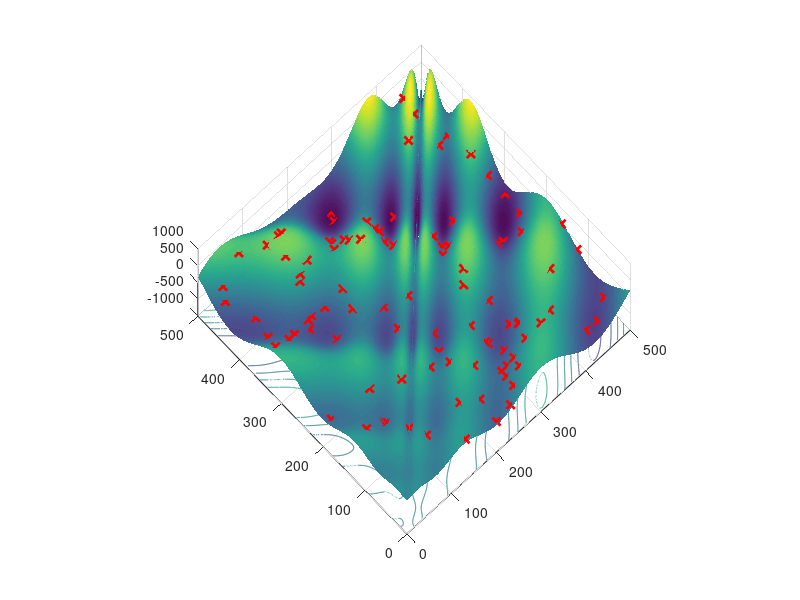

MATLAB code to generate this figure:
function eggholderEA()
  alpha = 0.05;     % Mutation probability
  lambda = 100;     % Population and offspring size
  k = 3;            % Tournament selection
  intMax = 500;     % Boundary of the domain, not intended to be changed.

  %% Initialize population
  population = intMax * rand(lambda, 2);

  plotPopulation(population, 0)

  return
  for i = 1 : 20
    %% The evolutionary algorithm
    selected = selection(population, k);
    offspring = crossover(selected);
    joinedPopulation = [mutation(offspring, alpha); population];
    population = elimination(joinedPopulation, lambda);

    %% Show progress
    display(sprintf('Mean fitness: %e', mean(objf(population))))

    plotPopulation(population, i)
  end

% Compute the objective function at the vector of (x,y) values.
function [f] = objf(x)
  sas = sqrt(abs(x(:,1)+x(:,2)));
  sad = sqrt(abs(x(:,1)-x(:,2)));
  f = -x(:,2).*sin(sas) - x(:,1).*sin(sad);
end

% Plot the population.
function plotPopulation(population, i)
  x = linspace(0,intMax,500)';
  y = linspace(0,intMax,500)';
  F = -y' .* sin(sqrt(abs(x + y'))) -x .* sin(sqrt(abs(x - y')));

  surfc(x, y, F', 'FaceLighting', 'gouraud', 'EdgeColor', 'none', 'FaceAlpha', 0.95)
  hold on
  for j = 1 : lambda
     plot3(population(j,1), population(j,2), objf(population(j,:))+1e-1, 'rx', 'LineWidth', 2)
     campos([    -3.651359848873533e+02    -4.073576307439369e+02     1.599738318114707e+04]);
     hold all;
  end
  hold off;
  drawnow;

  % Enable this if you want to print the plots to a file
%     title(sprintf('Mean fitness: %e', mean(objf(population))))
%     set(gcf,'color','w');
%     frame = getframe(1);
%     im = frame2im(frame);
%     [imind,cm] = rgb2ind(im,256);
%     imwrite(imind,cm,sprintf('EvolutionaryAlgorithmZZZ%d.png', i),'png');
%     pause;
  % Run the following command in the terminal to create gifs:
  % ffmpeg -framerate 5 -i EvolutionaryAlgorithm%d.png output.gif
end

% Perform k-tournament selection to select pairs of parents.
function [selected] = selection(population, k)
  selected = zeros(2*lambda, 2);
  for ii = 1 : 2*lambda
    ri = randperm(lambda, k);
    [~, mi] = min( objf(population(ri, :)) );
    selected(ii,:) = population(ri(mi),:);
  end
end

% Perform crossover as in the slides.
function [offspring] = crossover(selected)
  weights = 3*rand(lambda,2) - 1;
  offspring = zeros(lambda, 2);
  for ii = 1 : size(offspring,1)
    offspring(ii,1) = min(intMax,max(0,selected(2*ii-1, 1) + weights(ii,1)*(selected(2*ii, 1)-selected(2*ii-1, 1))));
    offspring(ii,2) = min(intMax,max(0,selected(2*ii-1, 2) + weights(ii,2)*(selected(2*ii, 2)-selected(2*ii-1, 2))));
  end
end

% Perform mutation, adding a random Gaussian perturbation.
function [offspring] = mutation(offspring, alpha)
  ii = find(rand(size(offspring,1),1) <= alpha);
  offspring(ii,:) = offspring(ii,:) + 10*randn(length(ii),2);
  offspring(ii,1) = min(intMax, max(0, offspring(ii,1)));
  offspring(ii,2) = min(intMax, max(0, offspring(ii,2)));
end

% Eliminate the unfit candidate solutions.
function [survivors] = elimination(joinedPopulation, keep)
  fvals = objf(joinedPopulation);
  [~, perm] = sort(fvals);
  survivors = joinedPopulation(perm(1:keep),:);
end

end
